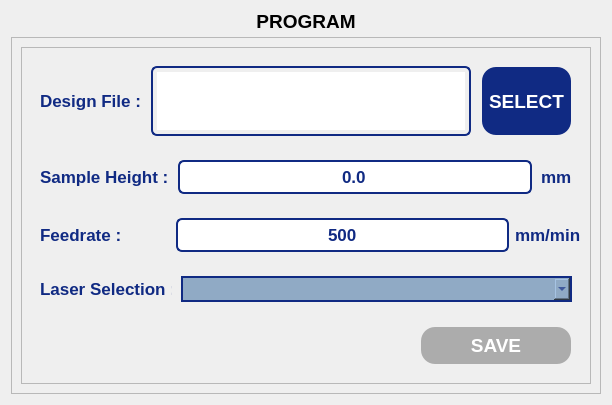
               <widget class="QWidget" name="programPage">
                <layout class="QVBoxLayout" name="verticalLayout_16">
                 <item>
                  <widget class="QLabel" name="page2Label">
                   <property name="minimumSize">
                    <size>
                     <width>0</width>
                     <height>20</height>
                    </size>
                   </property>
                   <property name="maximumSize">
                    <size>
                     <width>16777215</width>
                     <height>20</height>
                    </size>
                   </property>
                   <property name="font">
                    <font>
                     <pointsize>14</pointsize>
                     <bold>true</bold>
                    </font>
                   </property>
                   <property name="text">
                    <string>PROGRAM</string>
                   </property>
                   <property name="alignment">
                    <set>Qt::AlignmentFlag::AlignCenter</set>
                   </property>
                  </widget>
                 </item>
                 <item>
                  <widget class="QFrame" name="programFrame">
                   <property name="frameShape">
                    <enum>QFrame::Shape::StyledPanel</enum>
                   </property>
                   <property name="frameShadow">
                    <enum>QFrame::Shadow::Raised</enum>
                   </property>
                   <layout class="QVBoxLayout" name="verticalLayout_27" stretch="0">
                    <item>
                     <widget class="QFrame" name="progFrame">
                      <property name="frameShape">
                       <enum>QFrame::Shape::StyledPanel</enum>
                      </property>
                      <property name="frameShadow">
                       <enum>QFrame::Shadow::Raised</enum>
                      </property>
                      <layout class="QVBoxLayout" name="verticalLayout_28">
                       <item>
                        <widget class="QWidget" name="widget_10" native="true">
                         <layout class="QHBoxLayout" name="horizontalLayout_32" stretch="2,2,1">
                          <property name="spacing">
                           <number>10</number>
                          </property>
                          <property name="leftMargin">
                           <number>9</number>
                          </property>
                          <item>
                           <widget class="QLabel" name="label_8">
                            <property name="minimumSize">
                             <size>
                              <width>0</width>
                              <height>0</height>
                             </size>
                            </property>
                            <property name="maximumSize">
                             <size>
                              <width>120</width>
                              <height>16777215</height>
                             </size>
                            </property>
                            <property name="font">
                             <font>
                              <pointsize>13</pointsize>
                              <bold>true</bold>
                             </font>
                            </property>
                            <property name="styleSheet">
                             <string notr="true">QLabel {
    color: rgb(16, 42, 131);
}</string>
                            </property>
                            <property name="text">
                             <string>Design File :</string>
                            </property>
                           </widget>
                          </item>
                          <item>
                           <widget class="QTextEdit" name="pgmfileTextEdit">
                            <property name="sizePolicy">
                             <sizepolicy hsizetype="Expanding" vsizetype="Expanding">
                              <horstretch>0</horstretch>
                              <verstretch>0</verstretch>
                             </sizepolicy>
                            </property>
                            <property name="minimumSize">
                             <size>
                              <width>320</width>
                              <height>0</height>
                             </size>
                            </property>
                            <property name="maximumSize">
                             <size>
                              <width>16777215</width>
                              <height>70</height>
                             </size>
                            </property>
                            <property name="font">
                             <font>
                              <pointsize>13</pointsize>
                              <bold>true</bold>
                             </font>
                            </property>
                            <property name="styleSheet">
                             <string notr="true">QTextEdit {
    border: 2px solid #102a83;
    border-radius: 6px;       /* Optional: for rounded corners */
    padding: 4px;             /* Optional: inner spacing */
    color: #102a83;           /* Text color inside the line edit */
}</string>
                            </property>
                            <property name="lineWrapMode">
                             <enum>QTextEdit::LineWrapMode::NoWrap</enum>
                            </property>
                            <property name="readOnly">
                             <bool>true</bool>
                            </property>
                           </widget>
                          </item>
                          <item>
                           <widget class="QPushButton" name="pgmfilePushButton">
                            <property name="sizePolicy">
                             <sizepolicy hsizetype="Expanding" vsizetype="Expanding">
                              <horstretch>0</horstretch>
                              <verstretch>0</verstretch>
                             </sizepolicy>
                            </property>
                            <property name="maximumSize">
                             <size>
                              <width>350</width>
                              <height>100</height>
                             </size>
                            </property>
                            <property name="font">
                             <font>
                              <pointsize>14</pointsize>
                              <bold>true</bold>
                             </font>
                            </property>
                            <property name="styleSheet">
                             <string notr="true">QPushButton {
	color: rgb(255, 255, 255);	
	background-color: rgb(16, 42, 131);
	border-color: transparent;
	border-style: outset;
	border-radius: 15px;
	border-width: 2px;
	padding: 6px;
}

QPushButton:hover {
	color: rgb(16, 42, 131);
	background-color: rgb(167, 198, 229);
	border-color: rgb(16, 42, 131);
}

QPushButton:disabled {
	background-color: rgb(172, 172, 172);
}</string>
                            </property>
                            <property name="text">
                             <string>SELECT</string>
                            </property>
                           </widget>
                          </item>
                         </layout>
                        </widget>
                       </item>
                       <item>
                        <widget class="QWidget" name="widget_3" native="true">
                         <layout class="QHBoxLayout" name="horizontalLayout_24" stretch="1,5,0">
                          <property name="spacing">
                           <number>9</number>
                          </property>
                          <item>
                           <widget class="QLabel" name="label_6">
                            <property name="minimumSize">
                             <size>
                              <width>0</width>
                              <height>0</height>
                             </size>
                            </property>
                            <property name="maximumSize">
                             <size>
                              <width>130</width>
                              <height>16777215</height>
                             </size>
                            </property>
                            <property name="font">
                             <font>
                              <pointsize>13</pointsize>
                              <bold>true</bold>
                             </font>
                            </property>
                            <property name="styleSheet">
                             <string notr="true">QLabel {
    color: rgb(16, 42, 131);
}</string>
                            </property>
                            <property name="text">
                             <string>Sample Height :</string>
                            </property>
                           </widget>
                          </item>
                          <item>
                           <widget class="QLineEdit" name="pgmheightLineEdit">
                            <property name="sizePolicy">
                             <sizepolicy hsizetype="Expanding" vsizetype="Expanding">
                              <horstretch>0</horstretch>
                              <verstretch>0</verstretch>
                             </sizepolicy>
                            </property>
                            <property name="maximumSize">
                             <size>
                              <width>16777215</width>
                              <height>100</height>
                             </size>
                            </property>
                            <property name="font">
                             <font>
                              <pointsize>13</pointsize>
                              <bold>true</bold>
                             </font>
                            </property>
                            <property name="styleSheet">
                             <string notr="true">QLineEdit {
    border: 2px solid #102a83;
    border-radius: 6px;       /* Optional: for rounded corners */
    padding: 4px;             /* Optional: inner spacing */
    color: #102a83;           /* Text color inside the line edit */
}
</string>
                            </property>
                            <property name="text">
                             <string>0.0</string>
                            </property>
                            <property name="alignment">
                             <set>Qt::AlignmentFlag::AlignCenter</set>
                            </property>
                           </widget>
                          </item>
                          <item>
                           <widget class="QLabel" name="label_9">
                            <property name="font">
                             <font>
                              <pointsize>13</pointsize>
                              <bold>true</bold>
                             </font>
                            </property>
                            <property name="styleSheet">
                             <string notr="true">QLabel {
    color: rgb(16, 42, 131);
    font-weight: bold;
}</string>
                            </property>
                            <property name="text">
                             <string>mm</string>
                            </property>
                           </widget>
                          </item>
                         </layout>
                        </widget>
                       </item>
                       <item>
                        <widget class="QWidget" name="widget_4" native="true">
                         <layout class="QHBoxLayout" name="horizontalLayout_41" stretch="3,5,0">
                          <property name="rightMargin">
                           <number>0</number>
                          </property>
                          <item>
                           <widget class="QLabel" name="label_13">
                            <property name="maximumSize">
                             <size>
                              <width>130</width>
                              <height>16777215</height>
                             </size>
                            </property>
                            <property name="font">
                             <font>
                              <pointsize>13</pointsize>
                              <bold>true</bold>
                             </font>
                            </property>
                            <property name="styleSheet">
                             <string notr="true">QLabel {
    color: rgb(16, 42, 131);
}</string>
                            </property>
                            <property name="text">
                             <string>Feedrate :</string>
                            </property>
                           </widget>
                          </item>
                          <item>
                           <widget class="QLineEdit" name="pgmfeedLineEdit">
                            <property name="sizePolicy">
                             <sizepolicy hsizetype="Expanding" vsizetype="Expanding">
                              <horstretch>0</horstretch>
                              <verstretch>0</verstretch>
                             </sizepolicy>
                            </property>
                            <property name="minimumSize">
                             <size>
                              <width>280</width>
                              <height>0</height>
                             </size>
                            </property>
                            <property name="maximumSize">
                             <size>
                              <width>16777215</width>
                              <height>100</height>
                             </size>
                            </property>
                            <property name="font">
                             <font>
                              <pointsize>13</pointsize>
                              <bold>true</bold>
                             </font>
                            </property>
                            <property name="styleSheet">
                             <string notr="true">QLineEdit {
    border: 2px solid #102a83;
    border-radius: 6px;       /* Optional: for rounded corners */
    padding: 4px;             /* Optional: inner spacing */
    color: #102a83;           /* Text color inside the line edit */
}
</string>
                            </property>
                            <property name="text">
                             <string>500</string>
                            </property>
                            <property name="alignment">
                             <set>Qt::AlignmentFlag::AlignCenter</set>
                            </property>
                           </widget>
                          </item>
                          <item>
                           <widget class="QLabel" name="label_14">
                            <property name="minimumSize">
                             <size>
                              <width>0</width>
                              <height>0</height>
                             </size>
                            </property>
                            <property name="font">
                             <font>
                              <pointsize>13</pointsize>
                              <bold>true</bold>
                             </font>
                            </property>
                            <property name="styleSheet">
                             <string notr="true">QLabel {
    color: rgb(16, 42, 131);
}</string>
                            </property>
                            <property name="text">
                             <string>mm/min</string>
                            </property>
                           </widget>
                          </item>
                         </layout>
                        </widget>
                       </item>
                       <item>
                        <widget class="QWidget" name="widget_2" native="true">
                         <layout class="QHBoxLayout" name="horizontalLayout_23" stretch="1,2">
                          <property name="spacing">
                           <number>9</number>
                          </property>
                          <item>
                           <widget class="QLabel" name="label_5">
                            <property name="maximumSize">
                             <size>
                              <width>132</width>
                              <height>16777215</height>
                             </size>
                            </property>
                            <property name="font">
                             <font>
                              <pointsize>13</pointsize>
                              <bold>true</bold>
                             </font>
                            </property>
                            <property name="styleSheet">
                             <string notr="true">QLabel {
    color: rgb(16, 42, 131);
}</string>
                            </property>
                            <property name="text">
                             <string>Laser Selection :</string>
                            </property>
                           </widget>
                          </item>
                          <item>
                           <widget class="QComboBox" name="pgmlaserComboBox">
                            <property name="sizePolicy">
                             <sizepolicy hsizetype="Expanding" vsizetype="Expanding">
                              <horstretch>0</horstretch>
                              <verstretch>0</verstretch>
                             </sizepolicy>
                            </property>
                            <property name="maximumSize">
                             <size>
                              <width>16777215</width>
                              <height>100</height>
                             </size>
                            </property>
                            <property name="font">
                             <font>
                              <pointsize>13</pointsize>
                              <bold>true</bold>
                             </font>
                            </property>
                            <property name="styleSheet">
                             <string notr="true">QComboBox {
	background-color: rgb(144, 170, 197);
    border: 2px solid rgb(16, 42, 131);
	color: rgb(16, 42, 131);
}

QComboBox QAbstractItemView {
	background-color: rgb(144, 170, 197);
	selection-background-color: #A0D0F0;
	color: rgb(16, 42, 131);
}</string>
                            </property>
                           </widget>
                          </item>
                         </layout>
                        </widget>
                       </item>
                       <item>
                        <widget class="QWidget" name="widget_11" native="true">
                         <layout class="QHBoxLayout" name="horizontalLayout_26" stretch="5,2">
                          <property name="spacing">
                           <number>9</number>
                          </property>
                          <item>
                           <spacer name="horizontalSpacer_5">
                            <property name="orientation">
                             <enum>Qt::Orientation::Horizontal</enum>
                            </property>
                            <property name="sizeHint" stdset="0">
                             <size>
                              <width>366</width>
                              <height>20</height>
                             </size>
                            </property>
                           </spacer>
                          </item>
                          <item>
                           <widget class="QPushButton" name="pgmsavePushButton">
                            <property name="enabled">
                             <bool>false</bool>
                            </property>
                            <property name="sizePolicy">
                             <sizepolicy hsizetype="Expanding" vsizetype="Expanding">
                              <horstretch>0</horstretch>
                              <verstretch>0</verstretch>
                             </sizepolicy>
                            </property>
                            <property name="maximumSize">
                             <size>
                              <width>16777215</width>
                              <height>100</height>
                             </size>
                            </property>
                            <property name="font">
                             <font>
                              <pointsize>14</pointsize>
                              <bold>true</bold>
                             </font>
                            </property>
                            <property name="styleSheet">
                             <string notr="true">QPushButton {
	color: rgb(255, 255, 255);	
	background-color: rgb(16, 42, 131);
	border-color: transparent;
	border-style: outset;
	border-radius: 15px;
	border-width: 2px;
	padding: 6px;
}

QPushButton:hover {
	color: rgb(16, 42, 131);
	background-color: rgb(167, 198, 229);
	border-color: rgb(16, 42, 131);
}

QPushButton:disabled {
	background-color: rgb(172, 172, 172);
}</string>
                            </property>
                            <property name="text">
                             <string>SAVE</string>
                            </property>
                           </widget>
                          </item>
                         </layout>
                        </widget>
                       </item>
                      </layout>
                     </widget>
                    </item>
                   </layout>
                  </widget>
                 </item>
                </layout>
               </widget>
